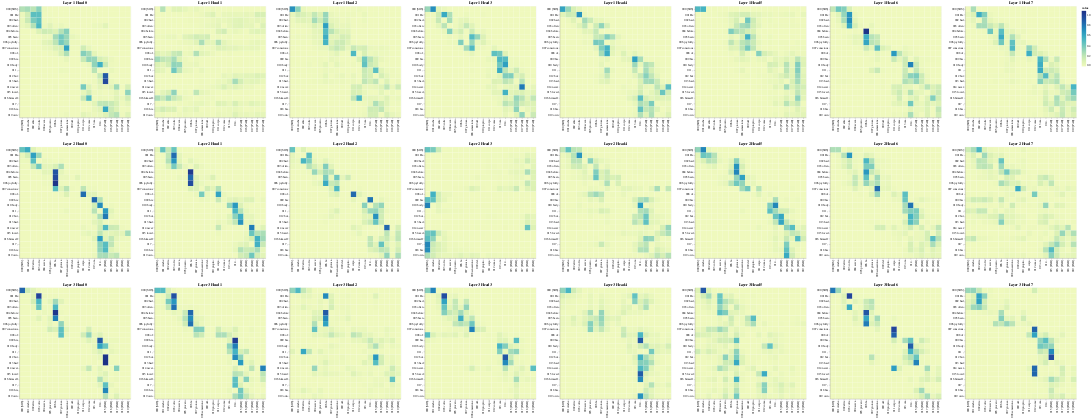

Source (notebook cell):
### Code cell
get_all_attention_maps("encoder-decoder",layers,heads,encoder_input_tokens,decoder_input_tokens,min(20,sentence_len))

### Figure 1 — Vega-Lite specification as saved in the notebook (floating-point values rounded to 4 significant figures; data arrays with more than 128 entries replaced by an {"elided": "..."} marker saying what was removed)
{"config": {"view": {"continuousWidth": 300, "continuousHeight": 300}}, "vconcat": [{"hconcat": [{"data": {"name": "data-ed1b74ddbecb262eb6ad7f62816f9a18"}, "mark": {"type": "rect"}, "encoding": {"color": {"field": "value", "type": "quantitative"}, "tooltip": [{"field": "row", "type": "quantitative"}, {"field": "column", "type": "quantitative"}, {"field": "value", "type": "quantitative"}, {"field": "row_token", "type": "nominal"}, {"field": "col_token", "type": "nominal"}], "x": {"axis": {"title": ""}, "field": "col_token", "type": "nominal"}, "y": {"axis": {"title": ""}, "field": "row_token", "type": "nominal"}}, "height": 400, "name": "view_73", "title": "Layer 1 Head 0", "width": 400}, {"data": {"name": "data-1f6a1187b189e32f86a1307325ea2df1"}, "mark": {"type": "rect"}, "encoding": {"color": {"field": "value", "type": "quantitative"}, "tooltip": [{"field": "row", "type": "quantitative"}, {"field": "column", "type": "quantitative"}, {"field": "value", "type": "quantitative"}, {"field": "row_token", "type": "nominal"}, {"field": "col_token", "type": "nominal"}], "x": {"axis": {"title": ""}, "field": "col_token", "type": "nominal"}, "y": {"axis": {"title": ""}, "field": "row_token", "type": "nominal"}}, "height": 400, "name": "view_74", "title": "Layer 1 Head 1", "width": 400}, {"data": {"name": "data-a23590981912d47ee05c1fd80fa73eb1"}, "mark": {"type": "rect"}, "encoding": {"color": {"field": "value", "type": "quantitative"}, "tooltip": [{"field": "row", "type": "quantitative"}, {"field": "column", "type": "quantitative"}, {"field": "value", "type": "quantitative"}, {"field": "row_token", "type": "nominal"}, {"field": "col_token", "type": "nominal"}], "x": {"axis": {"title": ""}, "field": "col_token", "type": "nominal"}, "y": {"axis": {"title": ""}, "field": "row_token", "type": "nominal"}}, "height": 400, "name": "view_75", "title": "Layer 1 Head 2", "width": 400}, {"data": {"name": "data-67c1ee59d7c58d34daccb9b03bb7e964"}, "mark": {"type": "rect"}, "encoding": {"color": {"field": "value", "type": "quantitative"}, "tooltip": [{"field": "row", "type": "quantitative"}, {"field": "column", "type": "quantitative"}, {"field": "value", "type": "quantitative"}, {"field": "row_token", "type": "nominal"}, {"field": "col_token", "type": "nominal"}], "x": {"axis": {"title": ""}, "field": "col_token", "type": "nominal"}, "y": {"axis": {"title": ""}, "field": "row_token", "type": "nominal"}}, "height": 400, "name": "view_76", "title": "Layer 1 Head 3", "width": 400}, {"data": {"name": "data-044eaac222e7d979d4039c81f7fd5c01"}, "mark": {"type": "rect"}, "encoding": {"color": {"field": "value", "type": "quantitative"}, "tooltip": [{"field": "row", "type": "quantitative"}, {"field": "column", "type": "quantitative"}, {"field": "value", "type": "quantitative"}, {"field": "row_token", "type": "nominal"}, {"field": "col_token", "type": "nominal"}], "x": {"axis": {"title": ""}, "field": "col_token", "type": "nominal"}, "y": {"axis": {"title": ""}, "field": "row_token", "type": "nominal"}}, "height": 400, "name": "view_77", "title": "Layer 1 Head 4", "width": 400}, {"data": {"name": "data-c47c43ffe939fd3f879e879d5f0a0b7c"}, "mark": {"type": "rect"}, "encoding": {"color": {"field": "value", "type": "quantitative"}, "tooltip": [{"field": "row", "type": "quantitative"}, {"field": "column", "type": "quantitative"}, {"field": "value", "type": "quantitative"}, {"field": "row_token", "type": "nominal"}, {"field": "col_token", "type": "nominal"}], "x": {"axis": {"title": ""}, "field": "col_token", "type": "nominal"}, "y": {"axis": {"title": ""}, "field": "row_token", "type": "nominal"}}, "height": 400, "name": "view_78", "title": "Layer 1 Head 5", "width": 400}, {"data": {"name": "data-897b98e502673d708ea6aed87ee5dddd"}, "mark": {"type": "rect"}, "encoding": {"color": {"field": "value", "type": "quantitative"}, "tooltip": [{"field": "row", "type": "quantitative"}, {"field": "column", "type": "quantitative"}, {"field": "value", "type": "quantitative"}, {"field": "row_token", "type": "nominal"}, {"field": "col_token", "type": "nominal"}], "x": {"axis": {"title": ""}, "field": "col_token", "type": "nominal"}, "y": {"axis": {"title": ""}, "field": "row_token", "type": "nominal"}}, "height": 400, "name": "view_79", "title": "Layer 1 Head 6", "width": 400}, {"data": {"name": "data-080bb6d242a4d4251b52a81a506b4c70"}, "mark": {"type": "rect"}, "encoding": {"color": {"field": "value", "type": "quantitative"}, "tooltip": [{"field": "row", "type": "quantitative"}, {"field": "column", "type": "quantitative"}, {"field": "value", "type": "quantitative"}, {"field": "row_token", "type": "nominal"}, {"field": "col_token", "type": "nominal"}], "x": {"axis": {"title": ""}, "field": "col_token", "type": "nominal"}, "y": {"axis": {"title": ""}, "field": "row_token", "type": "nominal"}}, "height": 400, "name": "view_80", "title": "Layer 1 Head 7", "width": 400}]}, {"hconcat": [{"data": {"name": "data-6fa82c82ba71b83bcff06618a79ae35a"}, "mark": {"type": "rect"}, "encoding": {"color": {"field": "value", "type": "quantitative"}, "tooltip": [{"field": "row", "type": "quantitative"}, {"field": "column", "type": "quantitative"}, {"field": "value", "type": "quantitative"}, {"field": "row_token", "type": "nominal"}, {"field": "col_token", "type": "nominal"}], "x": {"axis": {"title": ""}, "field": "col_token", "type": "nominal"}, "y": {"axis": {"title": ""}, "field": "row_token", "type": "nominal"}}, "height": 400, "name": "view_81", "title": "Layer 2 Head 0", "width": 400}, {"data": {"name": "data-7cf00ab914cc6650402b237445935950"}, "mark": {"type": "rect"}, "encoding": {"color": {"field": "value", "type": "quantitative"}, "tooltip": [{"field": "row", "type": "quantitative"}, {"field": "column", "type": "quantitative"}, {"field": "value", "type": "quantitative"}, {"field": "row_token", "type": "nominal"}, {"field": "col_token", "type": "nominal"}], "x": {"axis": {"title": ""}, "field": "col_token", "type": "nominal"}, "y": {"axis": {"title": ""}, "field": "row_token", "type": "nominal"}}, "height": 400, "name": "view_82", "title": "Layer 2 Head 1", "width": 400}, {"data": {"name": "data-cf762703f60edf55497f92dcfb90099f"}, "mark": {"type": "rect"}, "encoding": {"color": {"field": "value", "type": "quantitative"}, "tooltip": [{"field": "row", "type": "quantitative"}, {"field": "column", "type": "quantitative"}, {"field": "value", "type": "quantitative"}, {"field": "row_token", "type": "nominal"}, {"field": "col_token", "type": "nominal"}], "x": {"axis": {"title": ""}, "field": "col_token", "type": "nominal"}, "y": {"axis": {"title": ""}, "field": "row_token", "type": "nominal"}}, "height": 400, "name": "view_83", "title": "Layer 2 Head 2", "width": 400}, {"data": {"name": "data-c423a380f17639e9bf8fce19962f52fc"}, "mark": {"type": "rect"}, "encoding": {"color": {"field": "value", "type": "quantitative"}, "tooltip": [{"field": "row", "type": "quantitative"}, {"field": "column", "type": "quantitative"}, {"field": "value", "type": "quantitative"}, {"field": "row_token", "type": "nominal"}, {"field": "col_token", "type": "nominal"}], "x": {"axis": {"title": ""}, "field": "col_token", "type": "nominal"}, "y": {"axis": {"title": ""}, "field": "row_token", "type": "nominal"}}, "height": 400, "name": "view_84", "title": "Layer 2 Head 3", "width": 400}, {"data": {"name": "data-f77c175177b129182f3789ff88d7a8f8"}, "mark": {"type": "rect"}, "encoding": {"color": {"field": "value", "type": "quantitative"}, "tooltip": [{"field": "row", "type": "quantitative"}, {"field": "column", "type": "quantitative"}, {"field": "value", "type": "quantitative"}, {"field": "row_token", "type": "nominal"}, {"field": "col_token", "type": "nominal"}], "x": {"axis": {"title": ""}, "field": "col_token", "type": "nominal"}, "y": {"axis": {"title": ""}, "field": "row_token", "type": "nominal"}}, "height": 400, "name": "view_85", "title": "Layer 2 Head 4", "width": 400}, {"data": {"name": "data-f0ea2998ba55763b5a035a98a736527d"}, "mark": {"type": "rect"}, "encoding": {"color": {"field": "value", "type": "quantitative"}, "tooltip": [{"field": "row", "type": "quantitative"}, {"field": "column", "type": "quantitative"}, {"field": "value", "type": "quantitative"}, {"field": "row_token", "type": "nominal"}, {"field": "col_token", "type": "nominal"}], "x": {"axis": {"title": ""}, "field": "col_token", "type": "nominal"}, "y": {"axis": {"title": ""}, "field": "row_token", "type": "nominal"}}, "height": 400, "name": "view_86", "title": "Layer 2 Head 5", "width": 400}, {"data": {"name": "data-3eca49c1b5f9b8c1b3e45cc00183b61e"}, "mark": {"type": "rect"}, "encoding": {"color": {"field": "value", "type": "quantitative"}, "tooltip": [{"field": "row", "type": "quantitative"}, {"field": "column", "type": "quantitative"}, {"field": "value", "type": "quantitative"}, {"field": "row_token", "type": "nominal"}, {"field": "col_token", "type": "nominal"}], "x": {"axis": {"title": ""}, "field": "col_token", "type": "nominal"}, "y": {"axis": {"title": ""}, "field": "row_token", "type": "nominal"}}, "height": 400, "name": "view_87", "title": "Layer 2 Head 6", "width": 400}, {"data": {"name": "data-0545bdb4c3b15cd2e7851e79755a2612"}, "mark": {"type": "rect"}, "encoding": {"color": {"field": "value", "type": "quantitative"}, "tooltip": [{"field": "row", "type": "quantitative"}, {"field": "column", "type": "quantitative"}, {"field": "value", "type": "quantitative"}, {"field": "row_token", "type": "nominal"}, {"field": "col_token", "type": "nominal"}], "x": {"axis": {"title": ""}, "field": "col_token", "type": "nominal"}, "y": {"axis": {"title": ""}, "field": "row_token", "type": "nominal"}}, "height": 400, "name": "view_88", "title": "Layer 2 Head 7", "width": 400}]}, {"hconcat": [{"data": {"name": "data-61955c98c052105e9713afc83568f1b4"}, "mark": {"type": "rect"}, "encoding": {"color": {"field": "value", "type": "quantitative"}, "tooltip": [{"field": "row", "type": "quantitative"}, {"field": "column", "type": "quantitative"}, {"field": "value", "type": "quantitative"}, {"field": "row_token", "type": "nominal"}, {"field": "col_token", "type": "nominal"}], "x": {"axis": {"title": ""}, "field": "col_token", "type": "nominal"}, "y": {"axis": {"title": ""}, "field": "row_token", "type": "nominal"}}, "height": 400, "name": "view_89", "title": "Layer 3 Head 0", "width": 400}, {"data": {"name": "data-378c6e02b95535ff72afe860d78a8a8b"}, "mark": {"type": "rect"}, "encoding": {"color": {"field": "value", "type": "quantitative"}, "tooltip": [{"field": "row", "type": "quantitative"}, {"field": "column", "type": "quantitative"}, {"field": "value", "type": "quantitative"}, {"field": "row_token", "type": "nominal"}, {"field": "col_token", "type": "nominal"}], "x": {"axis": {"title": ""}, "field": "col_token", "type": "nominal"}, "y": {"axis": {"title": ""}, "field": "row_token", "type": "nominal"}}, "height": 400, "name": "view_90", "title": "Layer 3 Head 1", "width": 400}, {"data": {"name": "data-9a97cf4e80b3acca61bc69d999160128"}, "mark": {"type": "rect"}, "encoding": {"color": {"field": "value", "type": "quantitative"}, "tooltip": [{"field": "row", "type": "quantitative"}, {"field": "column", "type": "quantitative"}, {"field": "value", "type": "quantitative"}, {"field": "row_token", "type": "nominal"}, {"field": "col_token", "type": "nominal"}], "x": {"axis": {"title": ""}, "field": "col_token", "type": "nominal"}, "y": {"axis": {"title": ""}, "field": "row_token", "type": "nominal"}}, "height": 400, "name": "view_91", "title": "Layer 3 Head 2", "width": 400}, {"data": {"name": "data-ac6d2c25c586c90566b3c9aef7364983"}, "mark": {"type": "rect"}, "encoding": {"color": {"field": "value", "type": "quantitative"}, "tooltip": [{"field": "row", "type": "quantitative"}, {"field": "column", "type": "quantitative"}, {"field": "value", "type": "quantitative"}, {"field": "row_token", "type": "nominal"}, {"field": "col_token", "type": "nominal"}], "x": {"axis": {"title": ""}, "field": "col_token", "type": "nominal"}, "y": {"axis": {"title": ""}, "field": "row_token", "type": "nominal"}}, "height": 400, "name": "view_92", "title": "Layer 3 Head 3", "width": 400}, {"data": {"name": "data-45ace81584d8cdfe86ba66494d4fc70c"}, "mark": {"type": "rect"}, "encoding": {"color": {"field": "value", "type": "quantitative"}, "tooltip": [{"field": "row", "type": "quantitative"}, {"field": "column", "type": "quantitative"}, {"field": "value", "type": "quantitative"}, {"field": "row_token", "type": "nominal"}, {"field": "col_token", "type": "nominal"}], "x": {"axis": {"title": ""}, "field": "col_token", "type": "nominal"}, "y": {"axis": {"title": ""}, "field": "row_token", "type": "nominal"}}, "height": 400, "name": "view_93", "title": "Layer 3 Head 4", "width": 400}, {"data": {"name": "data-8c7d68da6912f369ae54b642c1395c78"}, "mark": {"type": "rect"}, "encoding": {"color": {"field": "value", "type": "quantitative"}, "tooltip": [{"field": "row", "type": "quantitative"}, {"field": "column", "type": "quantitative"}, {"field": "value", "type": "quantitative"}, {"field": "row_token", "type": "nominal"}, {"field": "col_token", "type": "nominal"}], "x": {"axis": {"title": ""}, "field": "col_token", "type": "nominal"}, "y": {"axis": {"title": ""}, "field": "row_token", "type": "nominal"}}, "height": 400, "name": "view_94", "title": "Layer 3 Head 5", "width": 400}, {"data": {"name": "data-49c9926f42aa021a6bb315557783cbf5"}, "mark": {"type": "rect"}, "encoding": {"color": {"field": "value", "type": "quantitative"}, "tooltip": [{"field": "row", "type": "quantitative"}, {"field": "column", "type": "quantitative"}, {"field": "value", "type": "quantitative"}, {"field": "row_token", "type": "nominal"}, {"field": "col_token", "type": "nominal"}], "x": {"axis": {"title": ""}, "field": "col_token", "type": "nominal"}, "y": {"axis": {"title": ""}, "field": "row_token", "type": "nominal"}}, "height": 400, "name": "view_95", "title": "Layer 3 Head 6", "width": 400}, {"data": {"name": "data-740b295dd9663c9db119c520d4b3e063"}, "mark": {"type": "rect"}, "encoding": {"color": {"field": "value", "type": "quantitative"}, "tooltip": [{"field": "row", "type": "quantitative"}, {"field": "column", "type": "quantitative"}, {"field": "value", "type": "quantitative"}, {"field": "row_token", "type": "nominal"}, {"field": "col_token", "type": "nominal"}], "x": {"axis": {"title": ""}, "field": "col_token", "type": "nominal"}, "y": {"axis": {"title": ""}, "field": "row_token", "type": "nominal"}}, "height": 400, "name": "view_96", "title": "Layer 3 Head 7", "width": 400}]}], "params": [{"name": "param_73", "select": {"type": "interval", "encodings": ["x", "y"]}, "bind": "scales", "views": ["view_73"]}, {"name": "param_74", "select": {"type": "interval", "encodings": ["x", "y"]}, "bind": "scales", "views": ["view_74"]}, {"name": "param_75", "select": {"type": "interval", "encodings": ["x", "y"]}, "bind": "scales", "views": ["view_75"]}, {"name": "param_76", "select": {"type": "interval", "encodings": ["x", "y"]}, "bind": "scales", "views": ["view_76"]}, {"name": "param_77", "select": {"type": "interval", "encodings": ["x", "y"]}, "bind": "scales", "views": ["view_77"]}, {"name": "param_78", "select": {"type": "interval", "encodings": ["x", "y"]}, "bind": "scales", "views": ["view_78"]}, {"name": "param_79", "select": {"type": "interval", "encodings": ["x", "y"]}, "bind": "scales", "views": ["view_79"]}, {"name": "param_80", "select": {"type": "interval", "encodings": ["x", "y"]}, "bind": "scales", "views": ["view_80"]}, {"name": "param_81", "select": {"type": "interval", "encodings": ["x", "y"]}, "bind": "scales", "views": ["view_81"]}, {"name": "param_82", "select": {"type": "interval", "encodings": ["x", "y"]}, "bind": "scales", "views": ["view_82"]}, {"name": "param_83", "select": {"type": "interval", "encodings": ["x", "y"]}, "bind": "scales", "views": ["view_83"]}, {"name": "param_84", "select": {"type": "interval", "encodings": ["x", "y"]}, "bind": "scales", "views": ["view_84"]}, {"name": "param_85", "select": {"type": "interval", "encodings": ["x", "y"]}, "bind": "scales", "views": ["view_85"]}, {"name": "param_86", "select": {"type": "interval", "encodings": ["x", "y"]}, "bind": "scales", "views": ["view_86"]}, {"name": "param_87", "select": {"type": "interval", "encodings": ["x", "y"]}, "bind": "scales", "views": ["view_87"]}, {"name": "param_88", "select": {"type": "interval", "encodings": ["x", "y"]}, "bind": "scales", "views": ["view_88"]}, {"name": "param_89", "select": {"type": "interval", "encodings": ["x", "y"]}, "bind": "scales", "views": ["view_89"]}, {"name": "param_90", "select": {"type": "interval", "encodings": ["x", "y"]}, "bind": "scales", "views": ["view_90"]}, {"name": "param_91", "select": {"type": "interval", "encodings": ["x", "y"]}, "bind": "scales", "views": ["view_91"]}, {"name": "param_92", "select": {"type": "interval", "encodings": ["x", "y"]}, "bind": "scales", "views": ["view_92"]}, {"name": "param_93", "select": {"type": "interval", "encodings": ["x", "y"]}, "bind": "scales", "views": ["view_93"]}, {"name": "param_94", "select": {"type": "interval", "encodings": ["x", "y"]}, "bind": "scales", "views": ["view_94"]}, {"name": "param_95", "select": {"type": "interval", "encodings": ["x", "y"]}, "bind": "scales", "views": ["view_95"]}, {"name": "param_96", "select": {"type": "interval", "encodings": ["x", "y"]}, "bind": "scales", "views": ["view_96"]}], "$schema": "https://vega.github.io/schema/vega-lite/v5.20.1.json", "datasets": {"data-ed1b74ddbecb262eb6ad7f62816f9a18": {"elided": "400 records"}, "data-1f6a1187b189e32f86a1307325ea2df1": {"elided": "400 records"}, "data-a23590981912d47ee05c1fd80fa73eb1": {"elided": "400 records"}, "data-67c1ee59d7c58d34daccb9b03bb7e964": {"elided": "400 records"}, "data-044eaac222e7d979d4039c81f7fd5c01": {"elided": "400 records"}, "data-c47c43ffe939fd3f879e879d5f0a0b7c": {"elided": "400 records"}, "data-897b98e502673d708ea6aed87ee5dddd": {"elided": "400 records"}, "data-080bb6d242a4d4251b52a81a506b4c70": {"elided": "400 records"}, "data-6fa82c82ba71b83bcff06618a79ae35a": {"elided": "400 records"}, "data-7cf00ab914cc6650402b237445935950": {"elided": "400 records"}, "data-cf762703f60edf55497f92dcfb90099f": {"elided": "400 records"}, "data-c423a380f17639e9bf8fce19962f52fc": {"elided": "400 records"}, "data-f77c175177b129182f3789ff88d7a8f8": {"elided": "400 records"}, "data-f0ea2998ba55763b5a035a98a736527d": {"elided": "400 records"}, "data-3eca49c1b5f9b8c1b3e45cc00183b61e": {"elided": "400 records"}, "data-0545bdb4c3b15cd2e7851e79755a2612": {"elided": "400 records"}, "data-61955c98c052105e9713afc83568f1b4": {"elided": "400 records"}, "data-378c6e02b95535ff72afe860d78a8a8b": {"elided": "400 records"}, "data-9a97cf4e80b3acca61bc69d999160128": {"elided": "400 records"}, "data-ac6d2c25c586c90566b3c9aef7364983": {"elided": "400 records"}, "data-45ace81584d8cdfe86ba66494d4fc70c": {"elided": "400 records"}, "data-8c7d68da6912f369ae54b642c1395c78": {"elided": "400 records"}, "data-49c9926f42aa021a6bb315557783cbf5": {"elided": "400 records"}, "data-740b295dd9663c9db119c520d4b3e063": {"elided": "400 records"}}}
